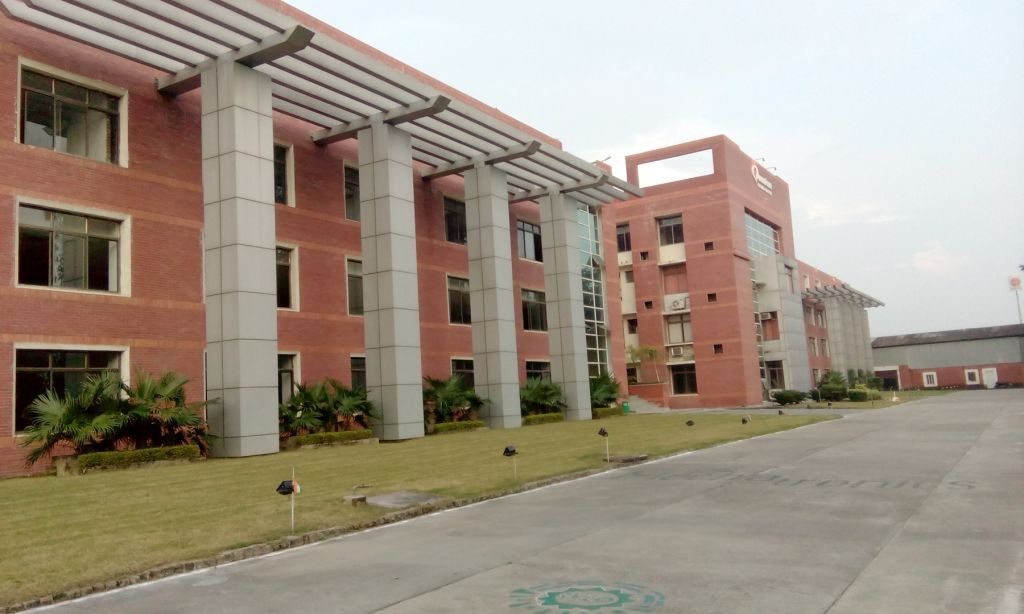
#> input picture input/building.jpg, 1024 x 614 px, found by its file name
$ jupyter execute 'Image_Processing_Techniques5 (Canny_Edge_Detection_via_Trackbar).ipynb'
#> lines starting #> are read from the running program, lines starting #| are printed output that depends on the picture
[cell 1]
#perform edge detction via Canny Edge Detector
import cv2
image_path = r'D:\ComputerVision_Projects\Image_Processing_1\input\building.jpg'
image = cv2.imread(image_path)
#> image is the input picture: shape (614, 1024, 3); mean B, G, R 132, 146.3, 158.1
image = cv2.resize(image,(700,500))
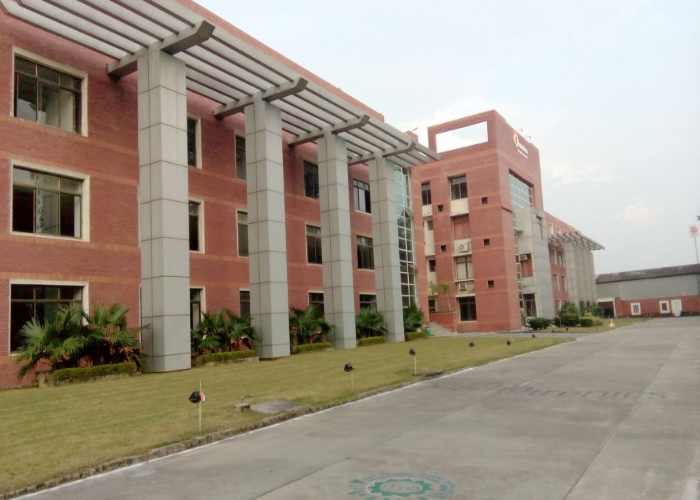
#> image: shape (500, 700, 3); mean B, G, R 131.9, 146.2, 158
image_gray = cv2.cvtColor(image,cv2.COLOR_BGR2GRAY)
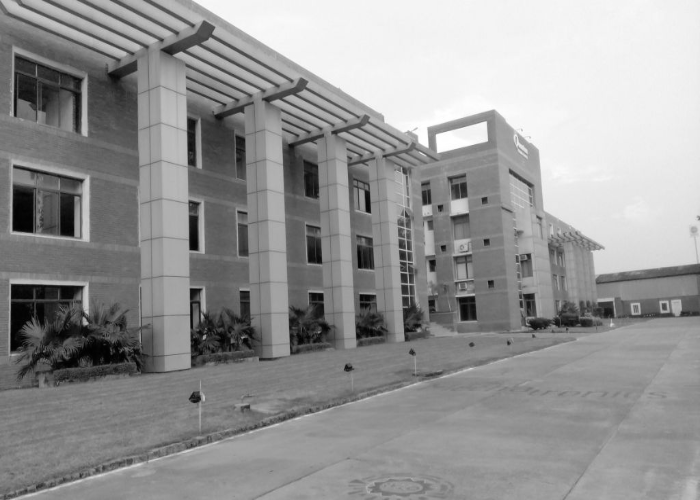
#> image_gray: shape (500, 700); min 0, max 255, mean 148.1

image_canny = cv2.Canny(image_gray, 50,100)
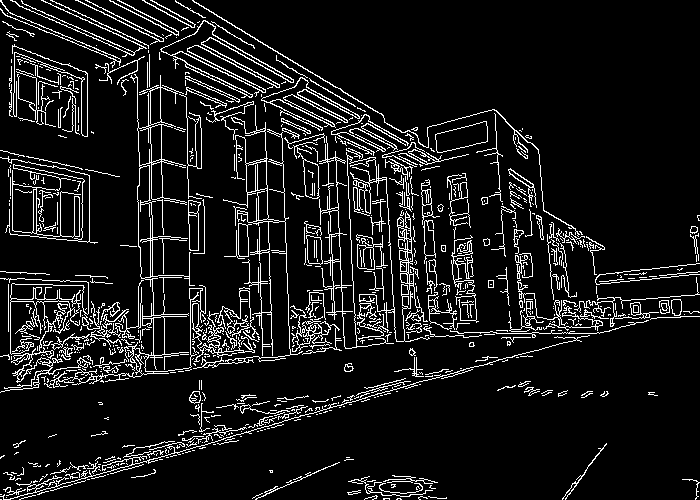
#> image_canny: shape (500, 700); 9.4% white in thin lines or dots

cv2.imshow('image',image)
cv2.imshow('image_gray',image_gray)
cv2.imshow('image_canny',image_canny)

cv2.waitKey(0)
cv2.destroyAllWindows()

[cell 2]
#perform edge detction via Canny Edge Detector via trackbar
import cv2
image_path = r'D:\ComputerVision_Projects\Image_Processing_1\input\building.jpg'
image = cv2.imread(image_path)
image = cv2.resize(image,(700,500))
image_gray = cv2.cvtColor(image,cv2.COLOR_BGR2GRAY)

def nothing(x):
    pass

cv2.namedWindow('Canny')
cv2.createTrackbar('threshold', 'Canny',0,255, nothing)

while True:
    threshold = cv2.getTrackbarPos('threshold', 'Canny')
    image_canny = cv2.Canny(image_gray, threshold,255)
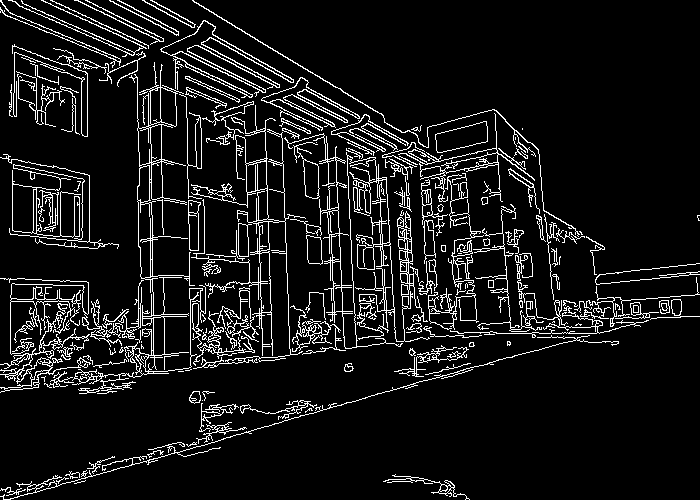
#> image_canny: shape (500, 700); 8.8% white in thin lines or dots
    if cv2.waitKey(1) == ord('q'):
#> (key q is pressed here)
        break
    cv2.imshow('image',image)
    cv2.imshow('image_gray',image_gray)
    cv2.imshow('Canny',image_canny)

cv2.destroyAllWindows()
